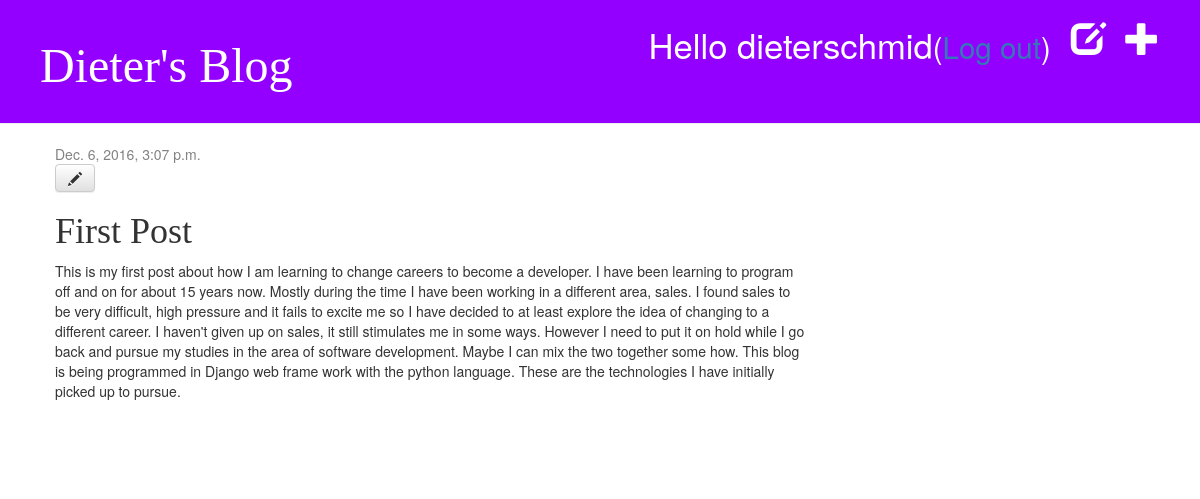
The app's page /post/1/ (signed in) with its own data.
### blog/models.py (models this page shows, shortened)
class Post(models.Model):
    author = models.ForeignKey('auth.User')
    title = models.CharField(max_length=200)
    text = models.TextField()
    created_date = models.DateTimeField(
            default=timezone.now)
    published_date = models.DateTimeField(
            blank=True, null=True)

### blog/views.py (the view)
# urls.py: url(r'^post/(?P<pk>\d+)/$', views.post_detail, name='post_detail'),
def post_detail(request, pk):
    post = get_object_or_404(Post, pk=pk)
    return render(request, 'blog/post_detail.html', {'post': post})

### blog/templates/blog/post_detail.html
{% extends 'blog/base.html' %}
{% block content %}
    	<div class="post">
      {% if post.published_date %}
    	<div class="date">
        	{{ post.published_date }}
    	</div>
	 {% else %}
    		<a class="btn btn-default" href="{% url 'post_publish' pk=post.pk %}">Publish</a>
    		<a class="btn btn-default" href="{% url 'post_remove' pk=post.pk %}"><span class="glyphicon glyphicon-remove"></span></a>
	{% endif %}
        {% if user.is_authenticated %}
        	<a class="btn btn-default" href="{% url 'post_edit' pk=post.pk %}"><span class="glyphicon glyphicon-pencil"></span></a>
        {% endif %}
        <h1>{{ post.title }}</h1>
        <p>{{ post.text|linebreaksbr }}</p>
    </div>
{% endblock %}

### blog/templates/blog/base.html (shortened to what this page needs)
{% load staticfiles %}
<html>
    <head>
        <link rel="stylesheet" href="//maxcdn.bootstrapcdn.com/bootstrap/3.2.0/css/bootstrap.min.css">
        <link rel="stylesheet" href="//maxcdn.bootstrapcdn.com/bootstrap/3.2.0/css/bootstrap-theme.min.css">
        <link rel="stylesheet" href="{% static 'css/blog.css' %}">
    </head>
    <body>
      <div class="page-header">
        {% if user.is_authenticated %}
            <a href="{% url 'post_new' %}" class="top-menu"><span class="glyphicon glyphicon-plus"></span></a>
            <a href="{% url 'post_draft_list' %}" class="top-menu"><span class="glyphicon glyphicon-edit"></span></a>
            <p class="top-menu">Hello {{ user.username }}<small>(<a href="{% url 'logout' %}">Log out</a>)</small></p>
        {% else %}
            <a href="{% url 'login' %}" class="top-menu"><span class="glyphicon glyphicon-lock"></span></a>
        {% endif %}
        <h1><a href="/">Dieter's Blog</a></h1>
    </div>
    <div class="content container">
        <div class="row">
            <div class="col-md-8">
            {% block content %}
            {% endblock %}
            </div>
        </div>
    </div>
    </body>
</html>

### blog/static/css/blog.css (style rules this page uses)
.page-header { background-color: #9400ff; margin-top: 0; padding: 20px 20px 20px 40px; }
.page-header h1, .page-header h1 a, .page-header h1 a:visited, .page-header h1 a:active { color: #ffffff; font-size: 36pt; text-decoration: none; }
.content { margin-left: 40px; }
h1, h2, h3, h4 { font-family: 'Aref Ruqaa', cursive; }
.date { color: #828282; }
.top-menu, .top-menu:hover, .top-menu:visited { color: #ffffff; float: right; font-size: 26pt; margin-right: 20px; }
.post { margin-bottom: 70px; }

### records on screen
Post: published_date "Dec. 6, 2016, 3:07 p.m.", title "First Post", text "This is my first post about how I am learning to change careers to become a developer. I have been learning to program off and on for about 15 years now. Mostly during the time I have been working in a different area, sales. I found sales to be very difficult, high pressure and it fails to excite me so I have decided to at least explore the idea of changing to a different career. I haven't given up on sales, it still stimulates me in some ways. However I need to put it on hold while I go back and pursue my studies in the area of software development. Maybe I can mix the two together some how. This blog is being programmed in Django web frame work with the python language. These are the…"

### other values on screen
{{ user.username }} "dieterschmid"
